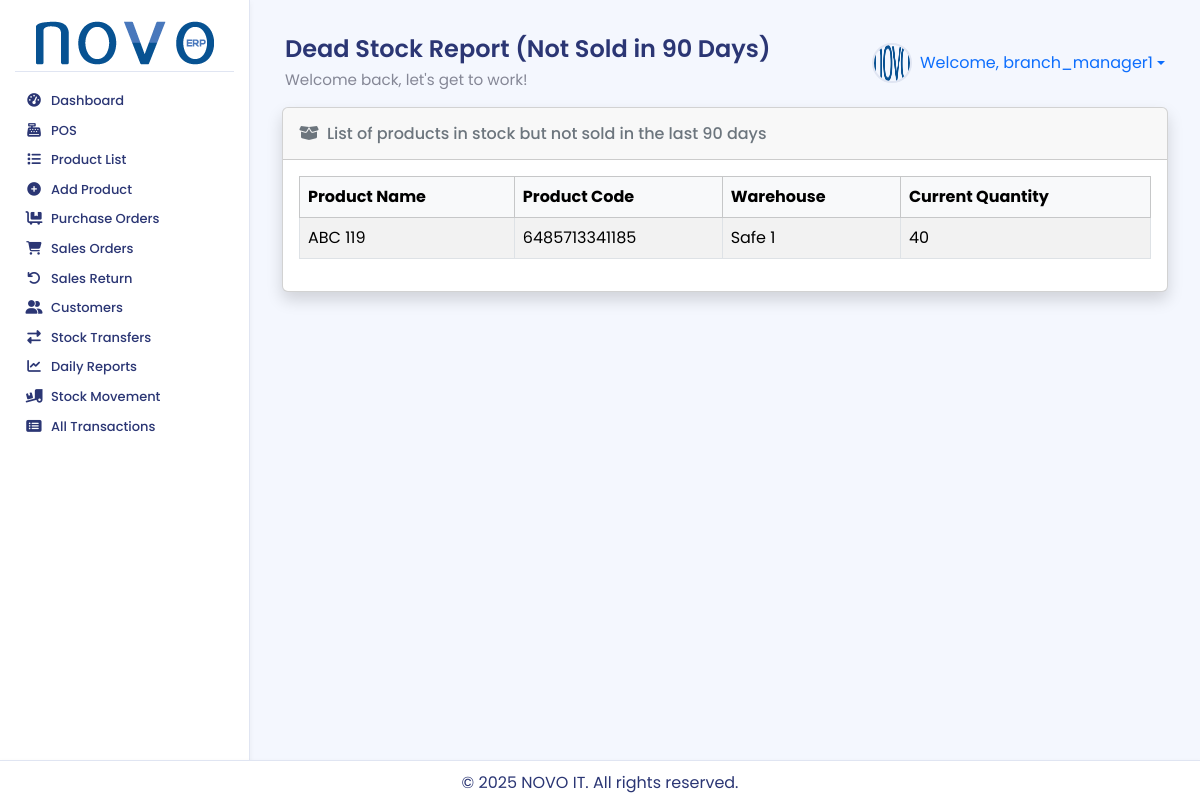
Screenshot of /reports/dead-stock-report/ (signed in) with the database file from the repository.
### accounts/models.py (models this page shows, shortened)
class User(AbstractUser):
    warehouse = models.ForeignKey(
        Warehouse,
        on_delete=models.SET_NULL,
        null=True,
        blank=True,
        related_name='users', # এই গুদামের সাথে যুক্ত ইউজারদের সহজে খুঁজে পাওয়ার জন্য
        verbose_name="Assigned Warehouse" # অ্যাডমিন প্যানেলে প্রদর্শনের জন্য
    )
    class Meta:
        verbose_name = "User"
        verbose_name_plural = "Users"

### products/models.py (models this page shows, shortened)
class Product(models.Model):
    TRACKING_CHOICES = [
        ('none', 'Not Tracked'),
        ('lot', 'By Lots/Batches'),
        ('serial', 'By Serial Numbers'),
    ]
    tracking_method = models.CharField(max_length=10, choices=TRACKING_CHOICES, default='none', verbose_name="Tracking Method")
    product_code = models.CharField(max_length=100, unique=True, blank=True, null=True, verbose_name="Product Code/SKU")
    name = models.CharField(max_length=200, unique=True)
    category = models.ForeignKey(Category, on_delete=models.SET_NULL, null=True, blank=True)
    brand = models.ForeignKey(Brand, on_delete=models.SET_NULL, null=True, blank=True)
    supplier = models.ForeignKey('partners.Supplier', on_delete=models.SET_NULL, null=True, blank=True, related_name='products_supplied')
    description = models.TextField(blank=True, null=True)
    price = models.DecimalField(max_digits=10, decimal_places=2, help_text="Default Purchase Price")
    sale_price = models.DecimalField(max_digits=10, decimal_places=2, default=0.00)
    cost_price = models.DecimalField(
        max_digits=10,
        decimal_places=2,
        default=0.00,
        help_text="The actual cost of acquiring the product."
    )
    min_stock_level = models.PositiveIntegerField(default=5)
    image = models.ImageField(upload_to='product_images/', blank=True, null=True)
    barcode = models.ImageField(upload_to='barcodes/', blank=True, null=True, verbose_name="Barcode Image")
    unit_of_measure = models.ForeignKey(UnitOfMeasure, on_delete=models.SET_NULL, null=True, blank=True, related_name='products_by_uom')
    purchase_unit_of_measure = models.ForeignKey(UnitOfMeasure, on_delete=models.SET_NULL, null=True, blank=True, related_name='products_by_purchase_uom')
    sale_unit_of_measure = models.ForeignKey(UnitOfMeasure, on_delete=models.SET_NULL, null=True, blank=True, related_name='products_by_sale_uom')
    STATUS_CHOICES = [('in_stock', 'In Stock'), ('low_stock', 'Low Stock'), ('out_of_stock', 'Out of Stock')]
    status = models.CharField(max_length=20, choices=STATUS_CHOICES, default='out_of_stock')
    is_active = models.BooleanField(default=True)
    created_at = models.DateTimeField(auto_now_add=True)
    updated_at = models.DateTimeField(auto_now=True)
    class Meta:
        db_table = 'inventory_product'
        verbose_name_plural = "Products"

### stock/models.py (models this page shows, shortened)
class Warehouse(models.Model):
    name = models.CharField(max_length=100, unique=True)
    address = models.TextField(blank=True, null=True)
    created_at = models.DateTimeField(auto_now_add=True)
    updated_at = models.DateTimeField(auto_now=True)
    class Meta:
        db_table = 'inventory_warehouse'

### reports/views.py (the view)
# urls.py: path('dead-stock-report/', views.dead_stock_report_view, name='dead_stock_report'),
@login_required
def dead_stock_report_view(request):
    user = request.user
    user_warehouse = getattr(user, 'warehouse', None)
    today = timezone.now().date()
    ninety_days_ago = today - timedelta(days=90)
    sold_product_ids = SalesOrderItem.objects.filter(sales_order__order_date__gte=ninety_days_ago).values_list('product_id', flat=True).distinct()
    stock_in_lots = LotSerialNumber.objects.filter(quantity__gt=0)
    if not user.is_superuser and user_warehouse:
        stock_in_lots = stock_in_lots.filter(location__warehouse=user_warehouse)
    dead_stock_lots = stock_in_lots.exclude(product_id__in=sold_product_ids)
    dead_stock_summary = {}
    for lot in dead_stock_lots.select_related('product', 'location__warehouse'):
        key = (lot.product, lot.location.warehouse)
        if key not in dead_stock_summary:
            dead_stock_summary[key] = {'product': lot.product, 'warehouse': lot.location.warehouse, 'quantity': 0}
        dead_stock_summary[key]['quantity'] += lot.quantity
    dead_stock_list = sorted(list(dead_stock_summary.values()), key=lambda x: x['product'].name)
    paginator = Paginator(dead_stock_list, 20)
    page_number = request.GET.get('page')
    page_obj = paginator.get_page(page_number)
    context = {'title': 'Dead Stock Report (Not Sold in 90 Days)', 'page_obj': page_obj}
    return render(request, 'reports/dead_stock_report.html', context)

### reports/templates/reports/dead_stock_report.html (shortened to what this page needs)
{% extends 'base.html' %}
{% load humanize %}
{% block page_title %}{{ title }}{% endblock %}
{% block content %}
<div class="container-fluid">
    <div class="card shadow">
        <div class="card-header py-3">
            <h6 class="m-0 font-weight-bold text-secondary">
                <i class="fas fa-box-open me-2"></i>List of products in stock but not sold in the last 90 days
            </h6>
        </div>
        <div class="card-body">
            <div class="table-responsive">
                <table class="table table-bordered table-striped table-hover">
                    <thead class="table-light">
                        <tr>
                            <th>Product Name</th>
                            <th>Product Code</th>
                            <th>Warehouse</th>
                            <th>Current Quantity</th>
                        </tr>
                    </thead>
                    <tbody>
                        {% for stock_item in page_obj %}
                        <tr>
                            <td>{{ stock_item.product.name }}</td>
                            <td>{{ stock_item.product.product_code|default:"N/A" }}</td>
                            <td>{{ stock_item.warehouse.name }}</td>
                            <td>{{ stock_item.quantity|intcomma }}</td>
                        </tr>
                        {% empty %}
                        <tr>
                            <td colspan="4" class="text-center">No dead stock found.</td>
                        </tr>
                        {% endfor %}
                    </tbody>
                </table>
            </div>
        </div>
    </div>
</div>
{% endblock %}

### inventory_system/templates/base.html (shortened to what this page needs)
{% load static %}
<!DOCTYPE html>
<html lang="en">
<head>
    <link href="https://cdn.jsdelivr.net/npm/select2@4.1.0-rc.0/dist/css/select2.min.css" rel="stylesheet" />
    <link href="https://cdn.jsdelivr.net/npm/bootstrap@5.3.3/dist/css/bootstrap.min.css" rel="stylesheet">
    <link rel="stylesheet" href="https://cdnjs.cloudflare.com/ajax/libs/font-awesome/6.4.0/css/all.min.css">
    <link rel="stylesheet" href="{% static 'css/style.css' %}">
</head>
<body>
<div class="wrapper">
    {% if user.is_authenticated %}
    <aside class="sidebar-nav">
        <div class="sidebar-header">
            <a href="{% url 'dashboard' %}">
                <img src="{% static 'images/logo.png' %}" alt="NOVO ERP Logo">
            </a>
        </div>
        <ul class="sidebar-menu">
            {% with user.groups.all|join:", " as user_groups %}
            {% if 'POS Sales Staff' in user_groups %}
                <li><a href="{% url 'pos:pos_view' %}"><i class="fas fa-cash-register fa-fw"></i> <span>POS</span></a></li>
                <li><a href="{% url 'products:product_list' %}"><i class="fas fa-list fa-fw"></i> <span>Product List</span></a></li>
            {% elif 'Branch Manager' in user_groups %}
                <li><a href="{% url 'dashboard' %}"><i class="fas fa-tachometer-alt fa-fw"></i> <span>Dashboard</span></a></li>
                <li><a href="{% url 'pos:pos_view' %}"><i class="fas fa-cash-register fa-fw"></i> <span>POS</span></a></li>
                <li><a href="{% url 'products:product_list' %}"><i class="fas fa-list fa-fw"></i> <span>Product List</span></a></li>
                <li><a href="{% url 'products:add_product' %}"><i class="fas fa-plus-circle fa-fw"></i> <span>Add Product</span></a></li>
                <li><a href="{% url 'purchase:purchase_order_list' %}"><i class="fas fa-dolly-flatbed fa-fw"></i> <span>Purchase Orders</span></a></li>
                <li><a href="{% url 'sales:sales_order_list' %}"><i class="fas fa-shopping-cart fa-fw"></i> <span>Sales Orders</span></a></li>
                <li><a href="{% url 'sales:create_sales_return' %}"><i class="fas fa-undo fa-fw"></i> <span>Sales Return</span></a></li>
                <li><a href="{% url 'partners:customer_list' %}"><i class="fas fa-user-friends fa-fw"></i> <span>Customers</span></a></li>
                <li><a href="{% url 'purchase:stock_transfer_request_list' %}"><i class="fas fa-exchange-alt fa-fw"></i> <span>Stock Transfers</span></a></li>
                <li><a href="{% url 'reports:daily_sales_report' %}"><i class="fas fa-chart-line fa-fw"></i> <span>Daily Reports</span></a></li>
                <li><a href="{% url 'stock:stock_movement_report' %}"><i class="fas fa-truck-loading fa-fw"></i> <span>Stock Movement</span></a></li>
                <li><a href="{% url 'stock:transaction_list' %}"><i class="fas fa-list-alt fa-fw"></i> <span>All Transactions</span></a></li>
            {% endif %}
            {% endwith %}
        </ul>
    </aside>
    {% endif %}
    <div class="main-content">
        {% if user.is_authenticated %}
        <header class="header">
            <div class="header-title">
                <h1>{% block page_title %}Dashboard{% endblock %}</h1>
                <p>Welcome back, let's get to work!</p>
            </div>
            <div class="d-flex align-items-center">
                <div class="user-profile dropdown">
                    <a href="#" class="dropdown-toggle text-decoration-none d-flex align-items-center" data-bs-toggle="dropdown" aria-expanded="false">
                        <img src="{% static 'images/default_avatar.png' %}" alt="Avatar" class="me-2"> Welcome, {{ user.username }}
                    </a>
                </div>
            </div>
        </header>
        {% endif %}
        <main>
            {% block content %}{% endblock %}
        </main>
        <footer class="footer">
            <p>&copy; {% now "Y" %} NOVO IT. All rights reserved.</p>
        </footer>
    </div>
</div>
</body>
</html>

### static/css/style.css (style rules this page uses)
:root { --primary: hsl(185, 75%, 43%); --success: #1cc88a; --info: #36b9cc; --warning: #f6c23e; --danger: #e74a3b; --text: #2B3674; --muted: #858796; --bg: #F4F7FE; --card: #FFFFFF; --border: #E0E5F2; --sidebar-text: #2B3674; --sidebar-active-bg: #4e73df; --sidebar-hover-bg: rgba(78, 115, 223, 0.1); --shadow-sm: 0 2px 6px rgba(0, 0, 0, 0.05); --shadow-md: 0 4px 12px rgba(0, 0, 0, 0.08); --transition-fast: 0.2s ease; --transition-smooth: 0.3s ease; }
body { font-family: 'Poppins', sans-serif; background-color: var(--bg); color: var(--text); display: flex; flex-direction: column; min-height: 100vh; margin: 0; overflow-x: hidden; }
.wrapper { flex: 1; display: flex; flex-direction: row; }
.sidebar-nav { width: 250px; background: var(--card); border-right: 1px solid var(--border); padding: 15px; transition: width var(--transition-fast); box-shadow: var(--shadow-sm); height: calc(100vh - 37px); position: sticky; top: 0; overflow-y: auto; display: flex; flex-direction: column; }
.sidebar-header { padding: 5px 5px; border-bottom: 1px solid var(--border); text-align: center; }
.sidebar-header a img { width: 100%; max-width: 180px; height: auto; object-fit: contain; }
.sidebar-menu { list-style: none; padding: 0; margin: 15px 0 0; flex: 1 1 auto; }
.sidebar-nav::after { content: ''; padding-bottom: 20px; }
.sidebar-menu li { margin-bottom: 2px; }
.sidebar-menu a { display: flex; align-items: center; padding: 6px 10px; border-radius: 8px; color: var(--sidebar-text); text-decoration: none; font-weight: 500; font-size: 13px; line-height: 1.2; transition: background-color var(--transition-smooth), transform var(--transition-fast), box-shadow var(--transition-fast); }
.sidebar-menu a i { margin-right: 8px; width: 18px; text-align: center; font-size: 0.85rem; transition: color var(--transition-fast); }
.sidebar-menu a span { white-space: nowrap; overflow: hidden; text-overflow: ellipsis; }
.header { display: flex; justify-content: space-between; align-items: center; padding: 15px 15px; }
.header-title h1 { margin: 0; font-size: 1.5rem; font-weight: 600; }
.header-title p { margin: 5px 0 0; color: var(--muted); font-size: 0.95rem; }
.user-profile { display: flex; align-items: center; }
.user-profile img { width: 40px; height: 40px; border-radius: 50%; margin-right: 10px; border: 2px solid var(--border); }
.main-content { flex: 1; padding: 20px; padding-bottom: 60px; overflow-y: auto; background-color: var(--bg); }
.footer { position: fixed; bottom: 0; left: 0; width: 100%; height: 40px; background-color: var(--card); color: var(--text); text-align: center; padding: 10px; border-top: 1px solid var(--border); box-shadow: var(--shadow-sm); z-index: 1000; }

### rows the page displays
User: username "branch_manager1"
Product: product.name "ABC 119", product.product_code "6485713341185", warehouse.name "Safe 1", quantity "40"

### other values shown
{{ title }} "Dead Stock Report (Not Sold in 90 Days)"
